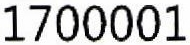
#> input picture images/test3.jpg, 190 x 45 px
$ python -i tesseract.py   (imports and definitions only)
#> lines starting #> are read from the running program, lines starting #| are printed output that depends on the picture; after the words box and inside, x2 and y2 are one past the last pixel; in counts of white or black regions, pixels touching at a corner belong together
#> (key Esc is pressed here)
'''
Created on 2017. 10. 19.

@author: danny
'''
import cv2 #opencv-python
import numpy as np
from PIL import Image
import pytesseract
def get_string(img_path):
    # Read image with opencv
#> called with img_path = 'images/test3.jpg'
    img = cv2.pyrDown(cv2.imread(img_path,cv2.IMREAD_UNCHANGED))
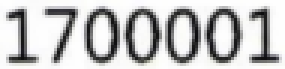
#> img: shape (23, 95, 3) (shown 3 times larger); mean B, G, R 194.2, 194.3, 194.3

    # Convert to gray
    img = cv2.cvtColor(img, cv2.COLOR_BGR2GRAY)
#> img: shape (23, 95)
    ret, th_plate  = cv2.threshold(img,150,255,cv2.THRESH_BINARY)
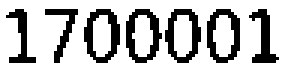
#> th_plate: shape (23, 95) (shown 3 times larger); 73% white; black in thin lines or dots, all inside (x1, y1, x2, y2) = (2, 3, 93, 21)
    cv2.imwrite('./Images/plate_th.jpg',th_plate)
    # Apply dilation and erosion to remove some noise
    kernel = np.ones((3, 3), np.uint8)
    #img = cv2.dilate(img, kernel, iterations=1)
    er_plate = cv2.erode(th_plate, kernel, iterations=1)
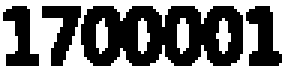
#> er_plate: shape (23, 95) (shown 3 times larger); 45.3% white; 5 white regions, box (x1, y1, x2, y2) and area: (0, 0, 95, 23) 842, (59, 6, 63, 18) 39, (32, 6, 36, 18) 37, (72, 6, 77, 18) 37, (46, 6, 50, 18) 35
    er_invplate = er_plate
    # Write image after removed noise
    cv2.imwrite("./Images/er_plate.jpg", er_invplate)

#> (the run stopped early here; a loop or call above may not have finished)
